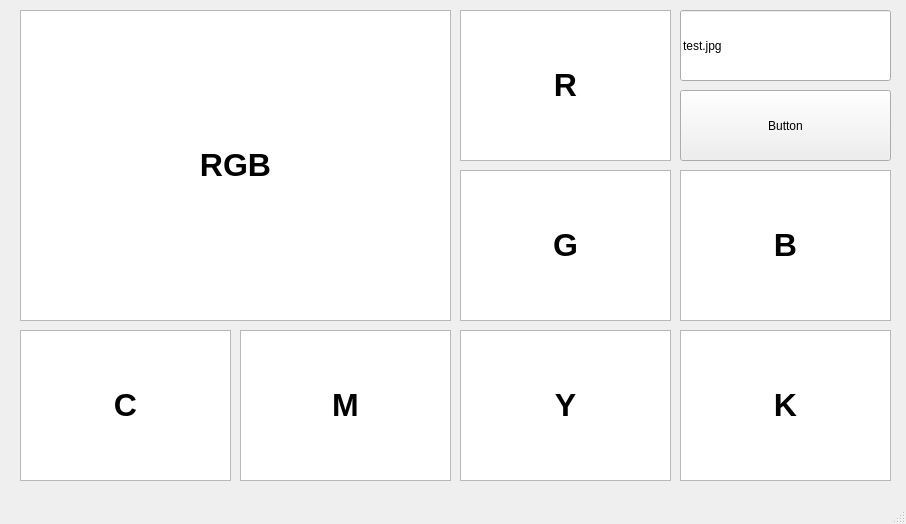
<?xml version="1.0" encoding="UTF-8"?>
<ui version="4.0">
 <class>MainWindow</class>
 <widget class="QMainWindow" name="MainWindow">
  <property name="geometry">
   <rect>
    <x>0</x>
    <y>0</y>
    <width>906</width>
    <height>524</height>
   </rect>
  </property>
  <property name="windowTitle">
   <string>MainWindow</string>
  </property>
  <widget class="QWidget" name="centralwidget">
   <widget class="QGraphicsView" name="image_real">
    <property name="geometry">
     <rect>
      <x>20</x>
      <y>10</y>
      <width>431</width>
      <height>311</height>
     </rect>
    </property>
   </widget>
   <widget class="QGraphicsView" name="image_R">
    <property name="geometry">
     <rect>
      <x>460</x>
      <y>10</y>
      <width>211</width>
      <height>151</height>
     </rect>
    </property>
   </widget>
   <widget class="QGraphicsView" name="image_B">
    <property name="geometry">
     <rect>
      <x>680</x>
      <y>170</y>
      <width>211</width>
      <height>151</height>
     </rect>
    </property>
   </widget>
   <widget class="QGraphicsView" name="image_G">
    <property name="geometry">
     <rect>
      <x>460</x>
      <y>170</y>
      <width>211</width>
      <height>151</height>
     </rect>
    </property>
   </widget>
   <widget class="QGraphicsView" name="image_K">
    <property name="geometry">
     <rect>
      <x>680</x>
      <y>330</y>
      <width>211</width>
      <height>151</height>
     </rect>
    </property>
   </widget>
   <widget class="QGraphicsView" name="image_Y">
    <property name="geometry">
     <rect>
      <x>460</x>
      <y>330</y>
      <width>211</width>
      <height>151</height>
     </rect>
    </property>
   </widget>
   <widget class="QGraphicsView" name="image_C">
    <property name="geometry">
     <rect>
      <x>20</x>
      <y>330</y>
      <width>211</width>
      <height>151</height>
     </rect>
    </property>
   </widget>
   <widget class="QGraphicsView" name="image_M">
    <property name="geometry">
     <rect>
      <x>240</x>
      <y>330</y>
      <width>211</width>
      <height>151</height>
     </rect>
    </property>
   </widget>
   <widget class="QPushButton" name="btn_file_path">
    <property name="geometry">
     <rect>
      <x>680</x>
      <y>90</y>
      <width>211</width>
      <height>71</height>
     </rect>
    </property>
    <property name="text">
     <string>Button</string>
    </property>
   </widget>
   <widget class="QLineEdit" name="text_file_path">
    <property name="geometry">
     <rect>
      <x>680</x>
      <y>10</y>
      <width>211</width>
      <height>71</height>
     </rect>
    </property>
    <property name="text">
     <string>test.jpg</string>
    </property>
   </widget>
   <widget class="QLabel" name="label_image_real">
    <property name="geometry">
     <rect>
      <x>20</x>
      <y>10</y>
      <width>431</width>
      <height>311</height>
     </rect>
    </property>
    <property name="text">
     <string>&lt;html&gt;&lt;head/&gt;&lt;body&gt;&lt;p&gt;&lt;span style=&quot; font-size:24pt; font-weight:600;&quot;&gt;RGB&lt;/span&gt;&lt;/p&gt;&lt;/body&gt;&lt;/html&gt;</string>
    </property>
    <property name="alignment">
     <set>Qt::AlignCenter</set>
    </property>
   </widget>
   <widget class="QLabel" name="label_image_R">
    <property name="geometry">
     <rect>
      <x>460</x>
      <y>10</y>
      <width>211</width>
      <height>151</height>
     </rect>
    </property>
    <property name="text">
     <string>&lt;html&gt;&lt;head/&gt;&lt;body&gt;&lt;p&gt;&lt;span style=&quot; font-size:24pt; font-weight:600;&quot;&gt;R&lt;/span&gt;&lt;/p&gt;&lt;/body&gt;&lt;/html&gt;</string>
    </property>
    <property name="alignment">
     <set>Qt::AlignCenter</set>
    </property>
   </widget>
   <widget class="QLabel" name="label_image_G">
    <property name="geometry">
     <rect>
      <x>460</x>
      <y>170</y>
      <width>211</width>
      <height>151</height>
     </rect>
    </property>
    <property name="text">
     <string>&lt;html&gt;&lt;head/&gt;&lt;body&gt;&lt;p&gt;&lt;span style=&quot; font-size:24pt; font-weight:600;&quot;&gt;G&lt;/span&gt;&lt;/p&gt;&lt;/body&gt;&lt;/html&gt;</string>
    </property>
    <property name="alignment">
     <set>Qt::AlignCenter</set>
    </property>
   </widget>
   <widget class="QLabel" name="label_image_B">
    <property name="geometry">
     <rect>
      <x>680</x>
      <y>170</y>
      <width>211</width>
      <height>151</height>
     </rect>
    </property>
    <property name="text">
     <string>&lt;html&gt;&lt;head/&gt;&lt;body&gt;&lt;p&gt;&lt;span style=&quot; font-size:24pt; font-weight:600;&quot;&gt;B&lt;/span&gt;&lt;/p&gt;&lt;/body&gt;&lt;/html&gt;</string>
    </property>
    <property name="alignment">
     <set>Qt::AlignCenter</set>
    </property>
   </widget>
   <widget class="QLabel" name="label_image_K">
    <property name="geometry">
     <rect>
      <x>680</x>
      <y>330</y>
      <width>211</width>
      <height>151</height>
     </rect>
    </property>
    <property name="text">
     <string>&lt;html&gt;&lt;head/&gt;&lt;body&gt;&lt;p&gt;&lt;span style=&quot; font-size:24pt; font-weight:600;&quot;&gt;K&lt;/span&gt;&lt;/p&gt;&lt;/body&gt;&lt;/html&gt;</string>
    </property>
    <property name="textFormat">
     <enum>Qt::AutoText</enum>
    </property>
    <property name="alignment">
     <set>Qt::AlignCenter</set>
    </property>
   </widget>
   <widget class="QLabel" name="label_image_Y">
    <property name="geometry">
     <rect>
      <x>460</x>
      <y>330</y>
      <width>211</width>
      <height>151</height>
     </rect>
    </property>
    <property name="text">
     <string>&lt;html&gt;&lt;head/&gt;&lt;body&gt;&lt;p&gt;&lt;span style=&quot; font-size:24pt; font-weight:600;&quot;&gt;Y&lt;/span&gt;&lt;/p&gt;&lt;/body&gt;&lt;/html&gt;</string>
    </property>
    <property name="alignment">
     <set>Qt::AlignCenter</set>
    </property>
   </widget>
   <widget class="QLabel" name="label_image_M">
    <property name="geometry">
     <rect>
      <x>240</x>
      <y>330</y>
      <width>211</width>
      <height>151</height>
     </rect>
    </property>
    <property name="text">
     <string>&lt;html&gt;&lt;head/&gt;&lt;body&gt;&lt;p&gt;&lt;span style=&quot; font-size:24pt; font-weight:600;&quot;&gt;M&lt;/span&gt;&lt;/p&gt;&lt;/body&gt;&lt;/html&gt;</string>
    </property>
    <property name="alignment">
     <set>Qt::AlignCenter</set>
    </property>
   </widget>
   <widget class="QLabel" name="label_image_C">
    <property name="geometry">
     <rect>
      <x>20</x>
      <y>330</y>
      <width>211</width>
      <height>151</height>
     </rect>
    </property>
    <property name="text">
     <string>&lt;html&gt;&lt;head/&gt;&lt;body&gt;&lt;p&gt;&lt;span style=&quot; font-size:24pt; font-weight:600;&quot;&gt;C&lt;/span&gt;&lt;/p&gt;&lt;/body&gt;&lt;/html&gt;</string>
    </property>
    <property name="alignment">
     <set>Qt::AlignCenter</set>
    </property>
   </widget>
  </widget>
  <widget class="QMenuBar" name="menubar">
   <property name="geometry">
    <rect>
     <x>0</x>
     <y>0</y>
     <width>906</width>
     <height>21</height>
    </rect>
   </property>
  </widget>
  <widget class="QStatusBar" name="statusbar"/>
 </widget>
 <resources/>
 <connections/>
</ui>
